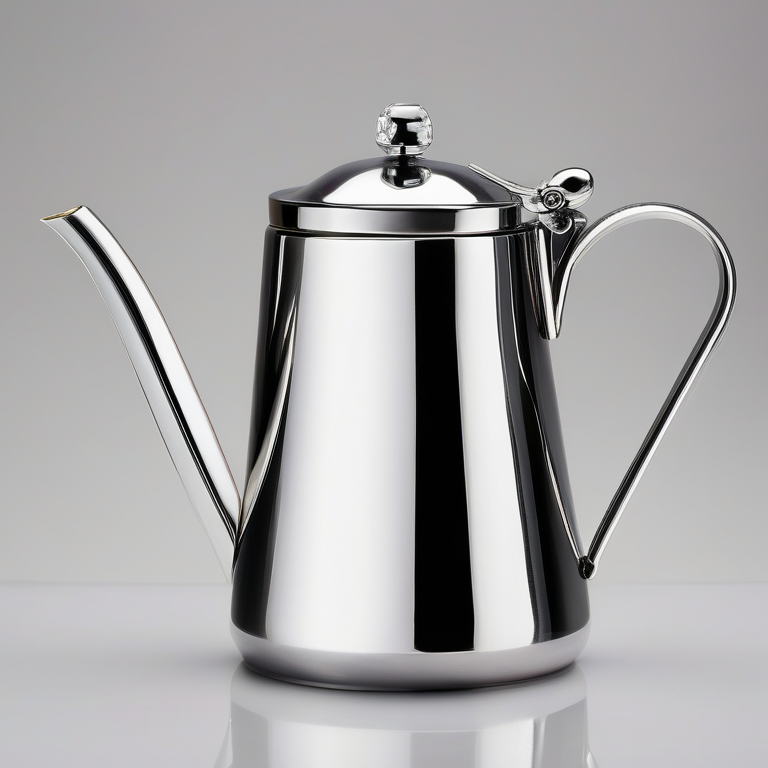
#> input picture cleaned.png, 768 x 768 px
$ python -i image_process.py   (imports and definitions only)
#> lines starting #> are read from the running program, lines starting #| are printed output that depends on the picture; after the words box and inside, x2 and y2 are one past the last pixel; in counts of white or black regions, pixels touching at a corner belong together
#> in prepare_image, img is the input picture: PIL image 768x768 RGB; mean R, G, B 168, 166.7, 167.6
# scripts/image_process.py
# -*- coding: utf-8 -*-
import os
import numpy as np
from PIL import Image, ImageOps
import cv2

def _autocrop_on_white(img_pil, threshold=240):
    """يقصّ الجسم الرئيسي إذا الخلفية بيضاء تقريباً."""
#> called with threshold = 240
    img = np.array(img_pil.convert("RGB"))
    gray = cv2.cvtColor(img, cv2.COLOR_RGB2GRAY)
    # عتبة: كل ما هو أغمق من الأبيض يعتبر جسم
    _, mask = cv2.threshold(gray, threshold, 255, cv2.THRESH_BINARY_INV)
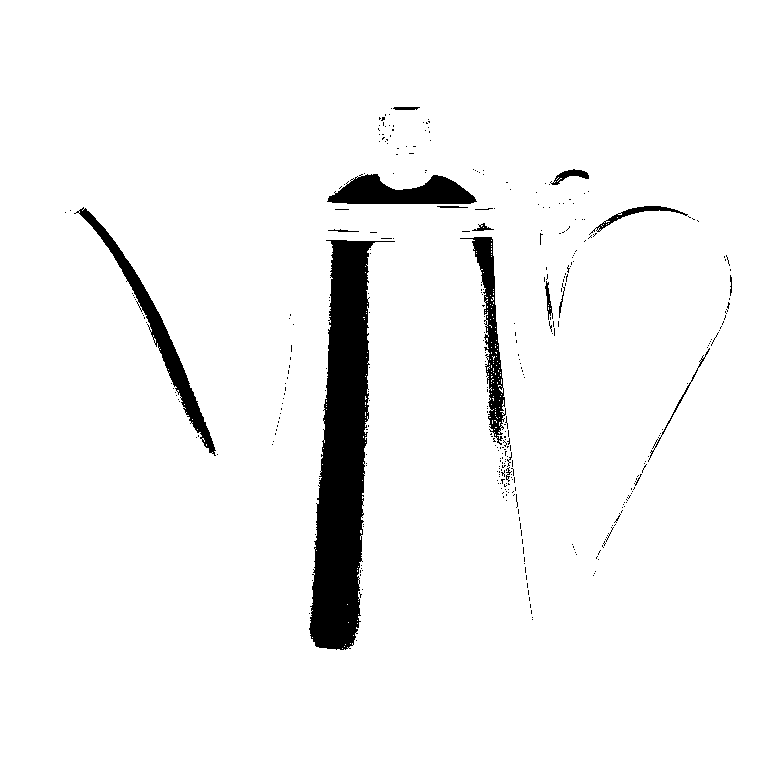
#> mask: shape (768, 768); 95.2% white; 354 black regions (336 under 20 px), largest, box (x1, y1, x2, y2) and area: (309, 240, 395, 650) 17249, (74, 207, 216, 456) 3348, (327, 174, 477, 204) 2918
    cnts, _ = cv2.findContours(mask, cv2.RETR_EXTERNAL, cv2.CHAIN_APPROX_SIMPLE)
#> cnts = [[[0, 0], [0, 767], [767, 767], [767, 0]]]
    if not cnts:
        return img_pil
    c = max(cnts, key=cv2.contourArea)
#> c = [[0, 0], [0, 767], [767, 767], [767, 0]]
    x, y, w, h = cv2.boundingRect(c)
#> x = 0; y = 0; w = 768; h = 768
    cropped = img[y:y+h, x:x+w]
    return Image.fromarray(cropped)

def _pad_to_square(img_pil, bg=(255, 255, 255)):
    """يضيف حواف ليصير مربع بدون تشويه."""
#> called with bg = (255, 255, 255)
    w, h = img_pil.size
#> w = 768; h = 768
    side = max(w, h)
#> side = 768
    return ImageOps.pad(img_pil, (side, side), color=bg, centering=(0.5, 0.5))

def prepare_image(image_or_path, bg_color=np.array([1.0, 1.0, 1.0]), rmbg_net=None):
    """
    ترجع صورة PIL مربّعة بخلفية بيضاء بسيطة — بدون إزالة خلفية عميقة.
    هذا يكفي لتغذية TripoSG.
    """
    if isinstance(image_or_path, Image.Image):
        img = image_or_path.convert("RGB")
    else:
        if not os.path.isfile(image_or_path):
            raise FileNotFoundError(f"Image not found: {image_or_path}")
        img = Image.open(image_or_path).convert("RGB")

    # قص تلقائي خفيف على فرض الخلفية فاتحة
    img = _autocrop_on_white(img)
    # اجعلها مربّع بخلفية بيضاء
    img = _pad_to_square(img, bg=(255, 255, 255))
    # حجم ثابت مريح
    img = img.resize((768, 768), Image.LANCZOS)
    return img

>>> result = prepare_image('../cleaned.png')

$ run again, on generated.png
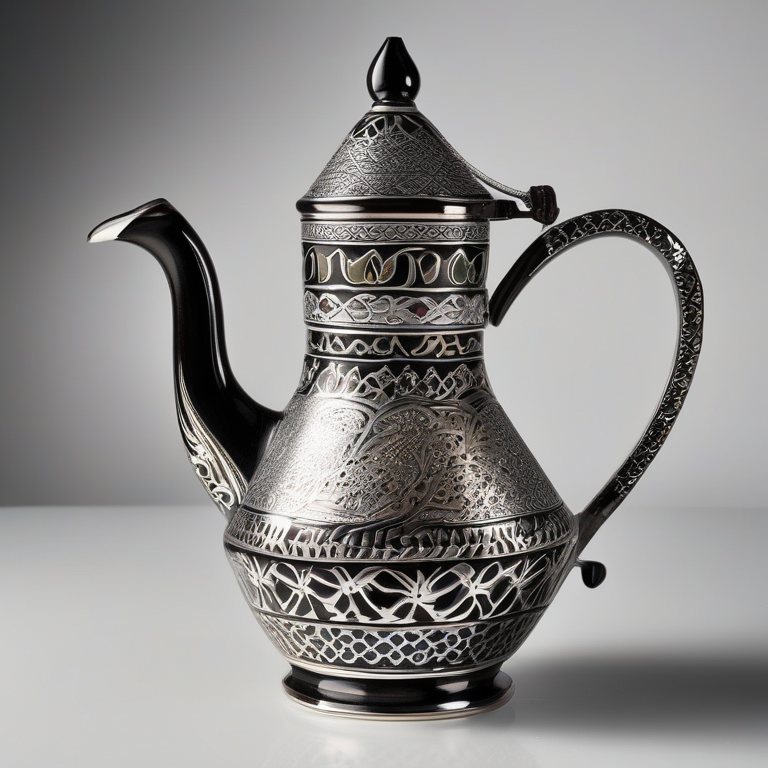
#> input picture generated.png, 768 x 768 px
#> in prepare_image, img is the input picture: PIL image 768x768 RGB; mean R, G, B 144.3, 142.9, 142.2
#> in _autocrop_on_white, `_, mask = cv2.threshold(gray, threshold, 255, cv2.THRESH_BINARY_INV)`:
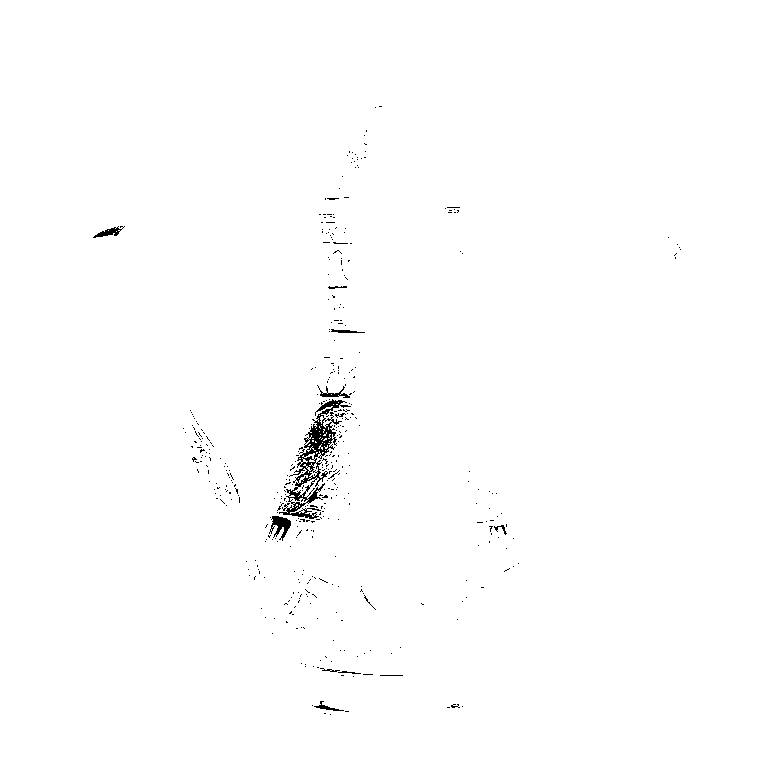
#> mask: shape (768, 768); 99.3% white; black in thin lines or dots, all inside (x1, y1, x2, y2) = (93, 106, 681, 715)
#> cnts = [[[0, 0], [0, 767], [767, 767], [767, 0]]]
#> c = [[0, 0], [0, 767], [767, 767], [767, 0]]
#> in _autocrop_on_white, `x, y, w, h = cv2.boundingRect(c)`: x = 0; w = 768
